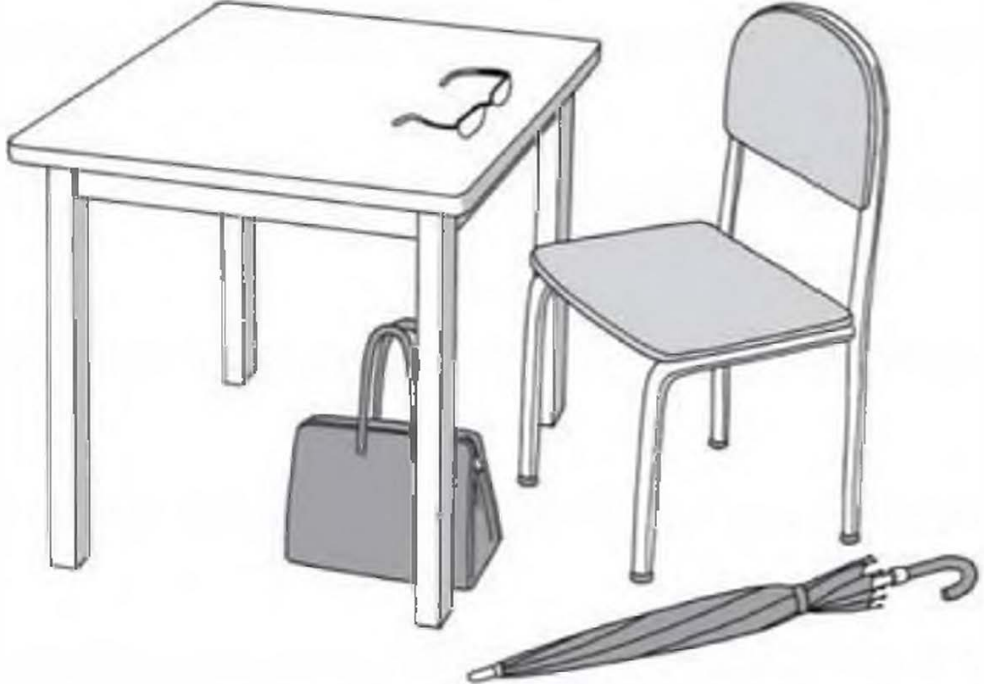
#> input picture data/exams/jlpt-n5/fig/p01-f01.png, 984 x 684 px
$ python -i import_move_images.py   (imports and definitions only)
#> lines starting #> are read from the running program, lines starting #| are printed output that depends on the picture
#> further down, picture is the input picture: PIL image 984x684 RGB; mean R, G, B 232.2, 232.2, 232.8
"""从 docx 里取动作示意图（用户提供的 17 张图），替换掉之前从大图上裁的版本.

docx 里 17 张图的顺序与标题一一对应：
  1上斜卧推 2卧推 3肩推 4侧平举 5颈后臂屈伸 6罗马尼亚硬拉 7俯身划船
  8单臂划船 9反向飞鸟 10面拉 11二头弯举 12高脚杯深蹲 13肩推(重复)
  14面拉(重复) 15侧平举(重复) 16卷腹 17臀桥

处理：
  * 去掉纯白边（按内容包围盒裁）；
  * 图 1 顶部带一条蓝色横幅，先把它切掉；
  * 统一贴到 360x210 白底画布，卡片里大小一致。
"""
from __future__ import annotations

import pathlib
import zipfile

ROOT = pathlib.Path(__file__).resolve().parent.parent
ASSETS = ROOT / "assets" / "fitness"
DOCX = ROOT / "data" / "import" / "moves.docx"

# docx 图片序号 -> slug（重复的 13/14/15 用第一次出现的那张）
ORDER = [
    (1, "incline-press"), (2, "bench-press"), (3, "shoulder-press"),
    (4, "lateral-raise"), (5, "triceps-ext"), (6, "rdl"),
    (7, "bent-row"), (8, "single-row"), (9, "reverse-fly"),
    (10, "face-pull"), (11, "bicep-curl"), (12, "goblet-squat"),
    (16, "crunch"), (17, "hip-thrust"),
]

CANVAS = (360, 210)
WHITE = 242


def is_blue(r: int, g: int, b: int) -> bool:
    return b > 130 and b - r > 45 and b - g > 25


def trim(im):
    """裁掉白边，并切掉顶部的蓝色横幅。"""
    from PIL import Image
    im = im.convert("RGB")
    W, H = im.size
#> W = 984; H = 684
    px = im.load()

    # 1) 顶部蓝色横幅（只在第一张有）
    top = 0
    for y in range(min(H, 200)):
        row = [px[x, y] for x in range(0, W, 7)]
        if sum(1 for r, g, b in row if is_blue(r, g, b)) < len(row) * 0.25:
            top = y
            break
    if top:
        im = im.crop((0, top, W, H))
        px = im.load()
        W, H = im.size

    # 2) 内容包围盒
    x0, y0, x1, y1 = W, H, 0, 0
#> x0 = 984; y0 = 684; x1 = 0; y1 = 0
    for y in range(H):
        for x in range(W):
            r, g, b = px[x, y]
            if min(r, g, b) < WHITE:
                if x < x0:
                    x0 = x
                if x > x1:
                    x1 = x
                if y < y0:
                    y0 = y
                if y > y1:
                    y1 = y
#> after the loop, x0 = 5; x1 = 981; y0 = 0; y1 = 683
    if x1 <= x0 or y1 <= y0:
        return im
    return im.crop((x0, y0, x1 + 1, y1 + 1))
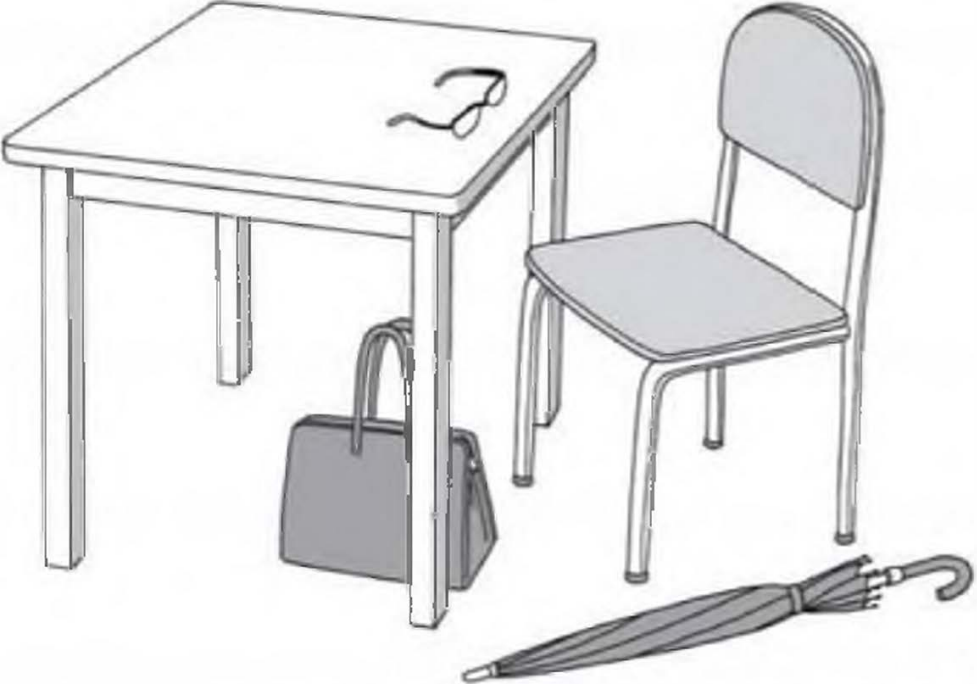
#> returned value: PIL image 977x684 RGB; mean R, G, B 232.1, 232.1, 232.6


def main() -> int:
    from PIL import Image

    if not DOCX.exists():
        print("找不到 docx:", DOCX)
        return 1
    z = zipfile.ZipFile(DOCX)
    tmp = ROOT / "data" / "import" / "docx_media"
    tmp.mkdir(exist_ok=True)

    made = 0
    for idx, slug in ORDER:
        raw = z.read(f"word/media/image{idx}.png")
        src = tmp / f"image{idx}.png"
        src.write_bytes(raw)
        im = trim(Image.open(src))
        im.thumbnail((CANVAS[0] - 10, CANVAS[1] - 10), Image.LANCZOS)
        canvas = Image.new("RGB", CANVAS, "#FFFFFF")
        canvas.paste(im, ((CANVAS[0] - im.width) // 2,
                          (CANVAS[1] - im.height) // 2))
        canvas.save(ASSETS / f"{slug}.png")
        made += 1
        print(f"  image{idx:<2d} -> {slug:18s} {im.size} -> {CANVAS}")
    print("共导入", made, "张")
    return 0


# [2 lines not run here, left out]

>>> from PIL import Image
>>> picture = Image.open('../data/exams/jlpt-n5/fig/p01-f01.png')
>>> result = trim(picture)

$ run again, on data/exams/jlpt-n5/fig/p01-f02.png
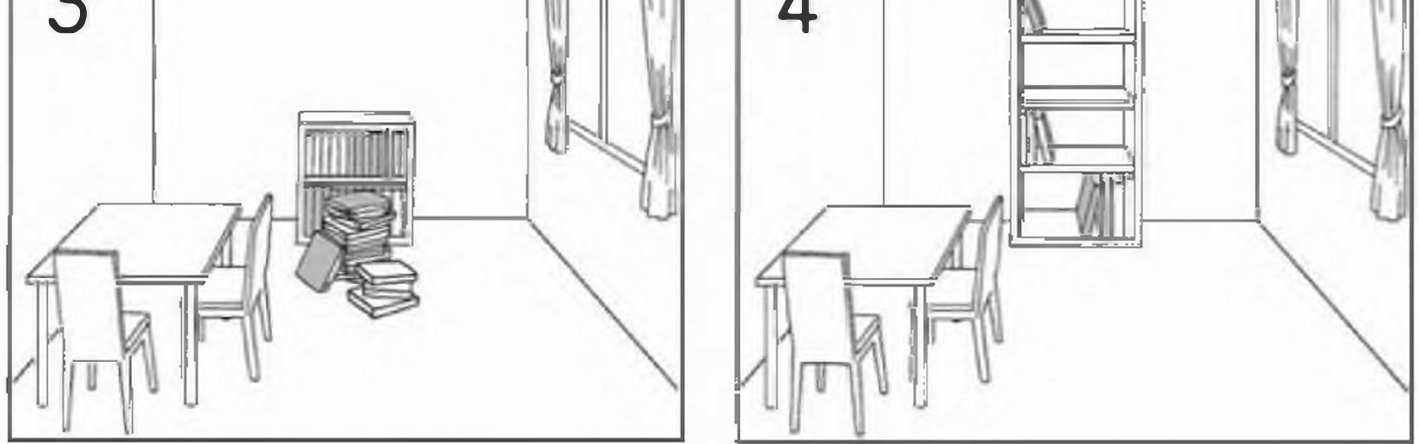
#> input picture data/exams/jlpt-n5/fig/p01-f02.png, 1419 x 444 px
#> picture is the input picture: PIL image 1419x444 RGB; mean R, G, B 235.9, 235.9, 236
#> after the loop in trim, `for y in range(H):`: x0 = 5; x1 = 1416; y0 = 0; y1 = 443
#> in trim, `return im.crop((x0, y0, x1 + 1, y1 + 1))`:
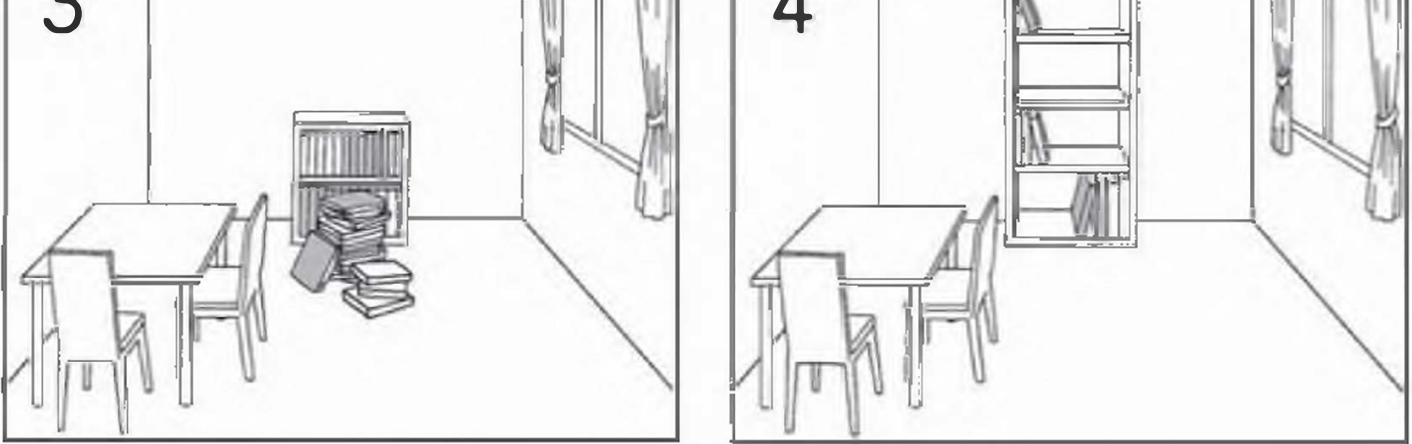
#> returned value: PIL image 1412x444 RGB; mean R, G, B 235.8, 235.8, 235.9

$ run again, on data/exams/jlpt-n5/fig/p03-f01.png
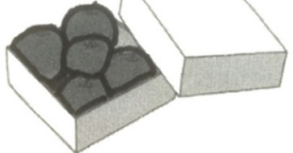
#> input picture data/exams/jlpt-n5/fig/p03-f01.png, 293 x 153 px
#> picture is the input picture: PIL image 293x153 RGB; mean R, G, B 207.3, 207.6, 204.4
#> after the loop in trim, `for y in range(H):`: x0 = 4; x1 = 288; y0 = 0; y1 = 152
#> in trim, `return im.crop((x0, y0, x1 + 1, y1 + 1))`:
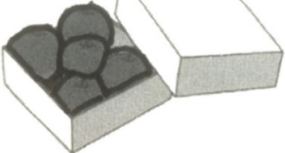
#> returned value: PIL image 285x153 RGB; mean R, G, B 206, 206.3, 203
